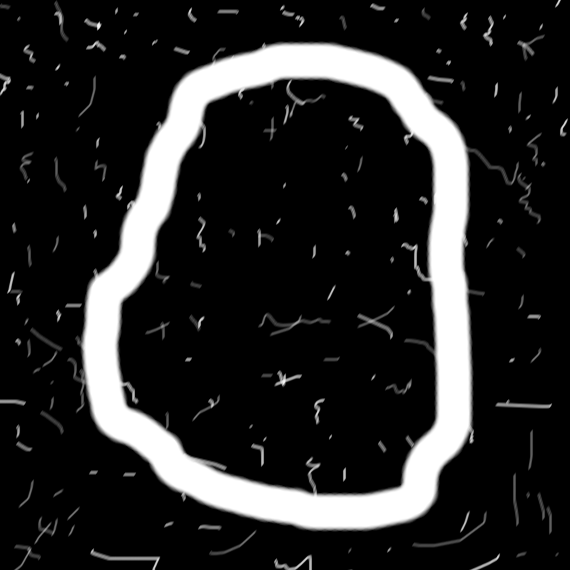
%> input picture DIPUM2E_International_Original_Book_Images/DIPUM2E_International_Ed_CH11_Images/Fig1103(a).tif, 570 x 570 px
$ octave fchcodedemo.m   (GNU Octave 9; MATLAB toolbox functions it lacks are replaced by stand-ins)
%> lines starting %> are read from the running program, lines starting %| are printed output that depends on the picture; in (x1, y1, x2, y2) boxes, pixels count from 0 and x2, y2 are one past the last pixel; in counts of white or black regions, pixels touching at a corner belong together; the program's own positions count from 1
%链码演示, 这个例子的目的是获得物体外边界的链码和一阶差分
f = imread('Fig1103(a).tif');
%> f is the input picture: size 570x570 uint8; min 0, max 255, mean 40.4
imshow(f);
%可以看到，依附在物体上的噪声将导致一条很不规则的边界，它不是物体一般形状的真实描述。当对噪声边界进行处理时
%平滑通常时最常见的处理方式

h = fspecial('average', 9);
g = imfilter(f, h, 'replicate');
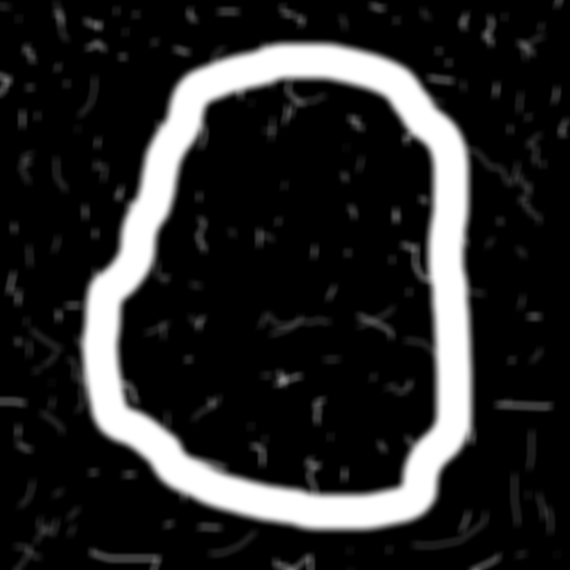
%> g: size 570x570 uint8; min 0, max 255, mean 40.4; mean of the top-left, top-right, bottom-left and bottom-right quarters 37.4, 40.5, 41.1, 42.7
figure,imshow(g);

%经过阈值处理获得二值图像
gB = im2bw(g, 0.5);
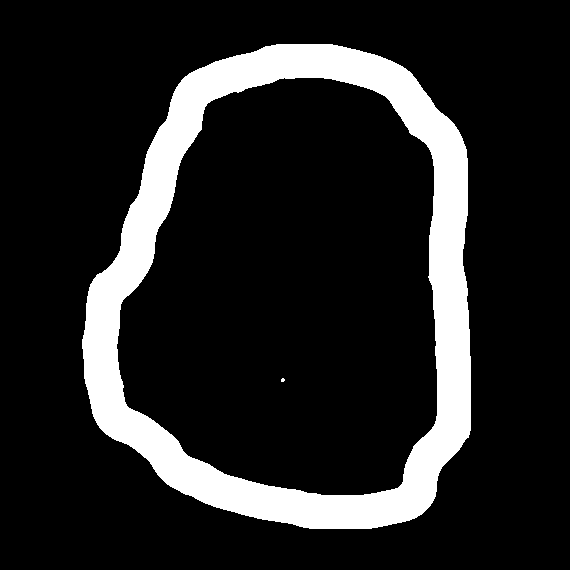
%> gB: size 570x570 logical; 14.4% white; 2 white regions (1 under 20 px), largest, box (x1, y1, x2, y2) and area: (82, 44, 471, 529) 46792
figure, imshow(gB);

B = bwboundaries(gB, 'noholes');
%> B = 2 boundaries; box (x1, y1, x2, y2) and points: (82, 44, 471, 529) 1353, (281, 378, 285, 382) 10
d = cellfun('length', B);
%> d = [1353; 10]
[maxd, k] = max(d);
%> maxd = 1353; k = 1
b = B{k};
%> b = 1353 rows, first 12: [340 83; 339 84; 338 84; 337 84; 336 84; 335 85; 334 85; 333 85; 332 85; 331 85; 330 86; 329 86]

[M N] = size(g);
%> M = 570; N = 570
%> (the run ends here)

$ run again, with DIPUM2E_International_Original_Book_Images/DIPUM2E_International_Ed_CH11_Images/Fig1107(a).tif copied over DIPUM2E_International_Original_Book_Images/DIPUM2E_International_Ed_CH11_Images/Fig1103(a).tif
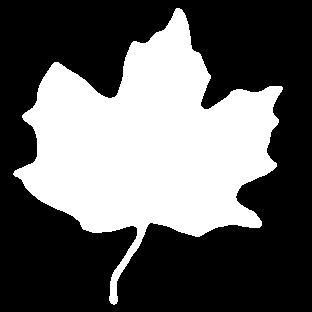
%> input picture DIPUM2E_International_Original_Book_Images/DIPUM2E_International_Ed_CH11_Images/Fig1107(a).tif, 312 x 312 px
%> f: size 312x312 logical; 38.2% white; 1 white region, box (x1, y1, x2, y2) and area: (13, 8, 283, 305) 37215
%> `g = imfilter(f, h, 'replicate');`:
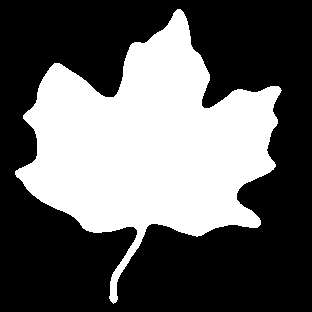
%> g: size 312x312 logical; 38.2% white; 1 white region, box (x1, y1, x2, y2) and area: (15, 9, 282, 304) 37178
%> B = 1 boundary; box (x1, y1, x2, y2) and points: (15, 9, 282, 304) 1012
%> d = 1012
%> k = 1
%> b = 1012 rows, first 12: [172 16; 171 17; 171 18; 170 19; 169 20; 169 21; 169 22; 168 23; 168 24; 167 25; 167 26; 166 27]

$ run again, with DIPUM2E_International_Original_Book_Images/DIPUM2E_International_Ed_CH11_Images/Fig1116(a).tif copied over DIPUM2E_International_Original_Book_Images/DIPUM2E_International_Ed_CH11_Images/Fig1103(a).tif
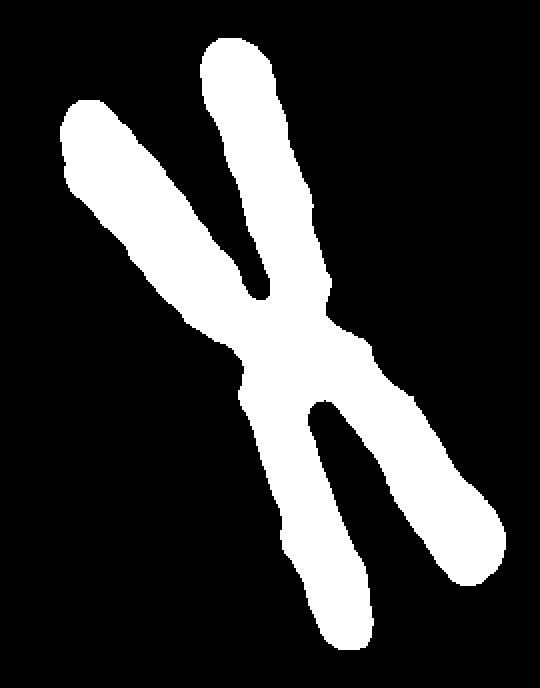
%> input picture DIPUM2E_International_Original_Book_Images/DIPUM2E_International_Ed_CH11_Images/Fig1116(a).tif, 540 x 688 px
%> f: size 688x540 logical; 21.5% white; 1 white region, box (x1, y1, x2, y2) and area: (60, 38, 506, 650) 79764
%> `g = imfilter(f, h, 'replicate');`:
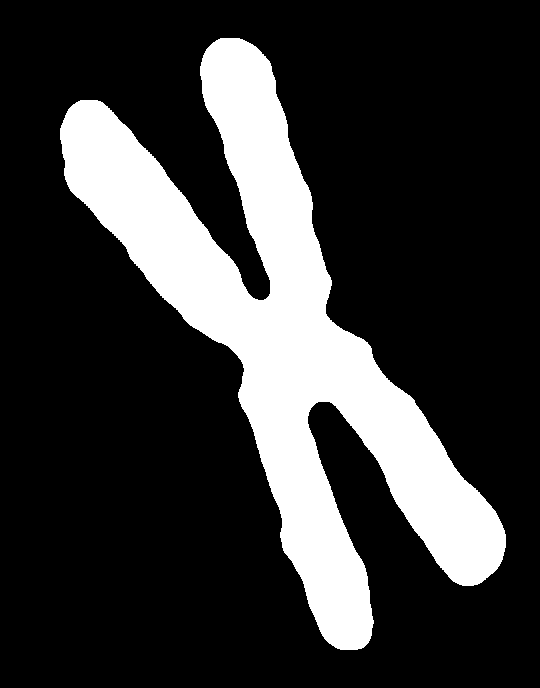
%> g: size 688x540 logical; 21.5% white; 1 white region, box (x1, y1, x2, y2) and area: (60, 38, 506, 650) 79744
%> B = 1 boundary; box (x1, y1, x2, y2) and points: (60, 38, 506, 650) 2208
%> d = 2208
%> k = 1
%> b = 2208 rows, first 12: [129 61; 128 62; 127 62; 126 62; 125 63; 124 63; 123 64; 122 64; 121 64; 120 65; 119 65; 118 66]
